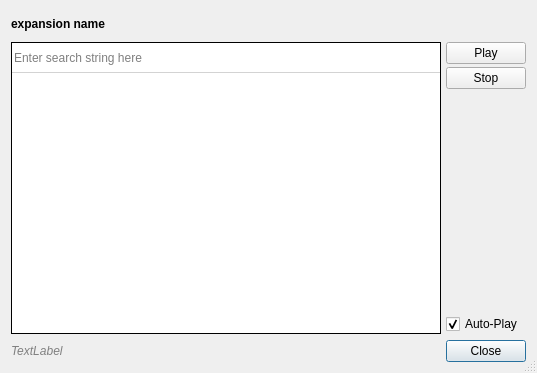
<?xml version="1.0" encoding="UTF-8"?>
<ui version="4.0">
 <class>dlgAudition</class>
 <widget class="QDialog" name="dlgAudition">
  <property name="geometry">
   <rect>
    <x>0</x>
    <y>0</y>
    <width>537</width>
    <height>373</height>
   </rect>
  </property>
  <property name="windowTitle">
   <string>Audition</string>
  </property>
  <property name="styleSheet">
   <string notr="true">#listDemos::item {
	padding: 4px;
}

#labelNumItems {
	color: gray;
}

#leSearch {
	border-bottom: 1px solid lightgray;
}

</string>
  </property>
  <property name="sizeGripEnabled">
   <bool>true</bool>
  </property>
  <property name="modal">
   <bool>true</bool>
  </property>
  <layout class="QVBoxLayout" name="verticalLayout" stretch="0,0,0">
   <property name="spacing">
    <number>6</number>
   </property>
   <item>
    <widget class="QLabel" name="labelExpansionName">
     <property name="minimumSize">
      <size>
       <width>0</width>
       <height>25</height>
      </size>
     </property>
     <property name="font">
      <font>
       <weight>75</weight>
       <bold>true</bold>
      </font>
     </property>
     <property name="text">
      <string>expansion name</string>
     </property>
     <property name="wordWrap">
      <bool>true</bool>
     </property>
    </widget>
   </item>
   <item>
    <widget class="QFrame" name="frameBody">
     <property name="minimumSize">
      <size>
       <width>0</width>
       <height>20</height>
      </size>
     </property>
     <property name="frameShape">
      <enum>QFrame::NoFrame</enum>
     </property>
     <property name="frameShadow">
      <enum>QFrame::Raised</enum>
     </property>
     <layout class="QHBoxLayout" name="horizontalLayout_3">
      <property name="spacing">
       <number>5</number>
      </property>
      <property name="leftMargin">
       <number>0</number>
      </property>
      <property name="topMargin">
       <number>0</number>
      </property>
      <property name="rightMargin">
       <number>0</number>
      </property>
      <property name="bottomMargin">
       <number>0</number>
      </property>
      <item>
       <widget class="QFrame" name="frameListWrapper">
        <property name="frameShape">
         <enum>QFrame::Box</enum>
        </property>
        <property name="frameShadow">
         <enum>QFrame::Plain</enum>
        </property>
        <layout class="QVBoxLayout" name="verticalLayout_3" stretch="0,100">
         <property name="spacing">
          <number>0</number>
         </property>
         <property name="leftMargin">
          <number>0</number>
         </property>
         <property name="topMargin">
          <number>0</number>
         </property>
         <property name="rightMargin">
          <number>0</number>
         </property>
         <property name="bottomMargin">
          <number>0</number>
         </property>
         <item>
          <widget class="QLineEdit" name="leSearch">
           <property name="minimumSize">
            <size>
             <width>0</width>
             <height>30</height>
            </size>
           </property>
           <property name="focusPolicy">
            <enum>Qt::StrongFocus</enum>
           </property>
           <property name="frame">
            <bool>false</bool>
           </property>
           <property name="placeholderText">
            <string>Enter search string here</string>
           </property>
           <property name="clearButtonEnabled">
            <bool>true</bool>
           </property>
          </widget>
         </item>
         <item>
          <widget class="QListView" name="listDemos">
           <property name="cursor" stdset="0">
            <cursorShape>PointingHandCursor</cursorShape>
           </property>
           <property name="focusPolicy">
            <enum>Qt::StrongFocus</enum>
           </property>
           <property name="frameShape">
            <enum>QFrame::NoFrame</enum>
           </property>
           <property name="frameShadow">
            <enum>QFrame::Plain</enum>
           </property>
           <property name="editTriggers">
            <set>QAbstractItemView::NoEditTriggers</set>
           </property>
          </widget>
         </item>
        </layout>
       </widget>
      </item>
      <item>
       <widget class="QFrame" name="frameButtons">
        <property name="frameShape">
         <enum>QFrame::NoFrame</enum>
        </property>
        <property name="frameShadow">
         <enum>QFrame::Raised</enum>
        </property>
        <layout class="QVBoxLayout" name="verticalLayout_2">
         <property name="spacing">
          <number>3</number>
         </property>
         <property name="leftMargin">
          <number>0</number>
         </property>
         <property name="topMargin">
          <number>0</number>
         </property>
         <property name="rightMargin">
          <number>0</number>
         </property>
         <property name="bottomMargin">
          <number>0</number>
         </property>
         <item>
          <widget class="QPushButton" name="btnPlay">
           <property name="cursor">
            <cursorShape>PointingHandCursor</cursorShape>
           </property>
           <property name="focusPolicy">
            <enum>Qt::StrongFocus</enum>
           </property>
           <property name="text">
            <string>Play</string>
           </property>
           <property name="autoDefault">
            <bool>false</bool>
           </property>
          </widget>
         </item>
         <item>
          <widget class="QPushButton" name="btnStop">
           <property name="cursor">
            <cursorShape>PointingHandCursor</cursorShape>
           </property>
           <property name="focusPolicy">
            <enum>Qt::StrongFocus</enum>
           </property>
           <property name="text">
            <string>Stop</string>
           </property>
           <property name="autoDefault">
            <bool>false</bool>
           </property>
          </widget>
         </item>
         <item>
          <spacer name="verticalSpacer">
           <property name="orientation">
            <enum>Qt::Vertical</enum>
           </property>
           <property name="sizeHint" stdset="0">
            <size>
             <width>20</width>
             <height>40</height>
            </size>
           </property>
          </spacer>
         </item>
         <item>
          <widget class="QCheckBox" name="checkboxAutoPlay">
           <property name="cursor">
            <cursorShape>PointingHandCursor</cursorShape>
           </property>
           <property name="focusPolicy">
            <enum>Qt::StrongFocus</enum>
           </property>
           <property name="text">
            <string>Auto-Play</string>
           </property>
           <property name="checked">
            <bool>true</bool>
           </property>
          </widget>
         </item>
        </layout>
       </widget>
      </item>
     </layout>
    </widget>
   </item>
   <item>
    <widget class="QFrame" name="frameDialogButtons">
     <property name="frameShape">
      <enum>QFrame::NoFrame</enum>
     </property>
     <property name="frameShadow">
      <enum>QFrame::Raised</enum>
     </property>
     <layout class="QHBoxLayout" name="horizontalLayout">
      <property name="spacing">
       <number>5</number>
      </property>
      <property name="leftMargin">
       <number>0</number>
      </property>
      <property name="topMargin">
       <number>0</number>
      </property>
      <property name="rightMargin">
       <number>0</number>
      </property>
      <property name="bottomMargin">
       <number>0</number>
      </property>
      <item>
       <widget class="QLabel" name="labelNumItems">
        <property name="font">
         <font>
          <italic>true</italic>
         </font>
        </property>
        <property name="text">
         <string>TextLabel</string>
        </property>
       </widget>
      </item>
      <item>
       <spacer name="horizontalSpacer">
        <property name="orientation">
         <enum>Qt::Horizontal</enum>
        </property>
        <property name="sizeHint" stdset="0">
         <size>
          <width>40</width>
          <height>20</height>
         </size>
        </property>
       </spacer>
      </item>
      <item>
       <widget class="QPushButton" name="btnClose">
        <property name="cursor">
         <cursorShape>PointingHandCursor</cursorShape>
        </property>
        <property name="focusPolicy">
         <enum>Qt::StrongFocus</enum>
        </property>
        <property name="text">
         <string>Close</string>
        </property>
       </widget>
      </item>
     </layout>
    </widget>
   </item>
  </layout>
 </widget>
 <tabstops>
  <tabstop>listDemos</tabstop>
  <tabstop>leSearch</tabstop>
  <tabstop>btnPlay</tabstop>
  <tabstop>btnStop</tabstop>
  <tabstop>checkboxAutoPlay</tabstop>
  <tabstop>btnClose</tabstop>
 </tabstops>
 <resources/>
 <connections/>
</ui>
